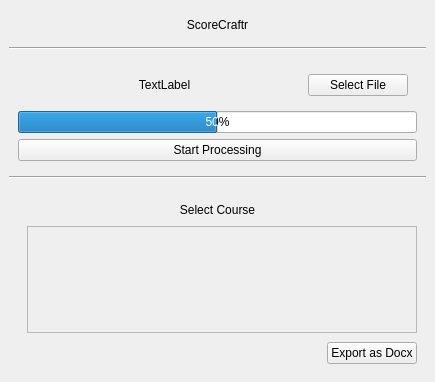
<?xml version="1.0" encoding="UTF-8"?>
<ui version="4.0">
 <class>MainWindow</class>
 <widget class="QMainWindow" name="MainWindow">
  <property name="geometry">
   <rect>
    <x>0</x>
    <y>0</y>
    <width>435</width>
    <height>382</height>
   </rect>
  </property>
  <property name="windowTitle">
   <string>ScoreCraftr</string>
  </property>
  <property name="windowIcon">
   <iconset theme="QIcon::ThemeIcon::Scanner"/>
  </property>
  <property name="styleSheet">
   <string notr="true">font: 500 11pt &quot;Ubuntu&quot;;</string>
  </property>
  <widget class="QWidget" name="centralwidget">
   <layout class="QVBoxLayout" name="verticalLayout">
    <item>
     <widget class="QWidget" name="head_widget" native="true">
      <property name="maximumSize">
       <size>
        <width>16777215</width>
        <height>80</height>
       </size>
      </property>
      <layout class="QVBoxLayout" name="verticalLayout_2">
       <property name="spacing">
        <number>0</number>
       </property>
       <item>
        <widget class="QLabel" name="title">
         <property name="styleSheet">
          <string notr="true">font: 670 22pt &quot;Ubuntu Sans&quot;;</string>
         </property>
         <property name="text">
          <string>ScoreCraftr</string>
         </property>
         <property name="alignment">
          <set>Qt::AlignmentFlag::AlignCenter</set>
         </property>
        </widget>
       </item>
      </layout>
     </widget>
    </item>
    <item>
     <widget class="Line" name="line">
      <property name="orientation">
       <enum>Qt::Orientation::Horizontal</enum>
      </property>
     </widget>
    </item>
    <item>
     <widget class="QWidget" name="file_select_widget" native="true">
      <layout class="QVBoxLayout" name="verticalLayout_3">
       <item>
        <widget class="QWidget" name="select_file_widget" native="true">
         <layout class="QHBoxLayout" name="horizontalLayout">
          <item>
           <widget class="QLabel" name="file_name">
            <property name="text">
             <string>TextLabel</string>
            </property>
            <property name="alignment">
             <set>Qt::AlignmentFlag::AlignCenter</set>
            </property>
           </widget>
          </item>
          <item>
           <widget class="QPushButton" name="select_file_btn">
            <property name="maximumSize">
             <size>
              <width>100</width>
              <height>16777215</height>
             </size>
            </property>
            <property name="text">
             <string>Select File</string>
            </property>
           </widget>
          </item>
         </layout>
        </widget>
       </item>
       <item>
        <widget class="QProgressBar" name="progress_bar">
         <property name="value">
          <number>50</number>
         </property>
        </widget>
       </item>
       <item>
        <widget class="QPushButton" name="process_pdf_btn">
         <property name="text">
          <string>Start Processing</string>
         </property>
        </widget>
       </item>
      </layout>
     </widget>
    </item>
    <item>
     <widget class="Line" name="line_2">
      <property name="orientation">
       <enum>Qt::Orientation::Horizontal</enum>
      </property>
     </widget>
    </item>
    <item>
     <widget class="QWidget" name="course_select_widget" native="true">
      <layout class="QVBoxLayout" name="verticalLayout_8">
       <property name="spacing">
        <number>0</number>
       </property>
       <item>
        <widget class="QWidget" name="select_course_label_widget" native="true">
         <layout class="QVBoxLayout" name="verticalLayout_9">
          <item>
           <widget class="QLabel" name="select_course_label">
            <property name="styleSheet">
             <string notr="true">font: 500 14pt &quot;Ubuntu&quot;;</string>
            </property>
            <property name="text">
             <string>Select Course</string>
            </property>
            <property name="alignment">
             <set>Qt::AlignmentFlag::AlignCenter</set>
            </property>
           </widget>
          </item>
         </layout>
        </widget>
       </item>
       <item>
        <widget class="QWidget" name="course_container_widget" native="true">
         <layout class="QVBoxLayout" name="verticalLayout_10">
          <property name="spacing">
           <number>0</number>
          </property>
          <property name="topMargin">
           <number>0</number>
          </property>
          <property name="rightMargin">
           <number>0</number>
          </property>
          <property name="bottomMargin">
           <number>0</number>
          </property>
          <item>
           <widget class="QScrollArea" name="scroll_area">
            <property name="widgetResizable">
             <bool>true</bool>
            </property>
            <widget class="QWidget" name="scrollarea_widget">
             <property name="geometry">
              <rect>
               <x>0</x>
               <y>0</y>
               <width>388</width>
               <height>64</height>
              </rect>
             </property>
             <layout class="QVBoxLayout" name="verticalLayout_11"/>
            </widget>
           </widget>
          </item>
         </layout>
        </widget>
       </item>
       <item>
        <widget class="QWidget" name="export_btn_widget" native="true">
         <layout class="QHBoxLayout" name="horizontalLayout_2">
          <property name="leftMargin">
           <number>9</number>
          </property>
          <property name="rightMargin">
           <number>0</number>
          </property>
          <property name="bottomMargin">
           <number>0</number>
          </property>
          <item>
           <spacer name="horizontalSpacer">
            <property name="orientation">
             <enum>Qt::Orientation::Horizontal</enum>
            </property>
            <property name="sizeHint" stdset="0">
             <size>
              <width>40</width>
              <height>20</height>
             </size>
            </property>
           </spacer>
          </item>
          <item>
           <widget class="QPushButton" name="export_as_docx_btn">
            <property name="maximumSize">
             <size>
              <width>120</width>
              <height>16777215</height>
             </size>
            </property>
            <property name="text">
             <string>Export as Docx</string>
            </property>
           </widget>
          </item>
         </layout>
        </widget>
       </item>
      </layout>
     </widget>
    </item>
   </layout>
  </widget>
 </widget>
 <resources/>
 <connections/>
</ui>
